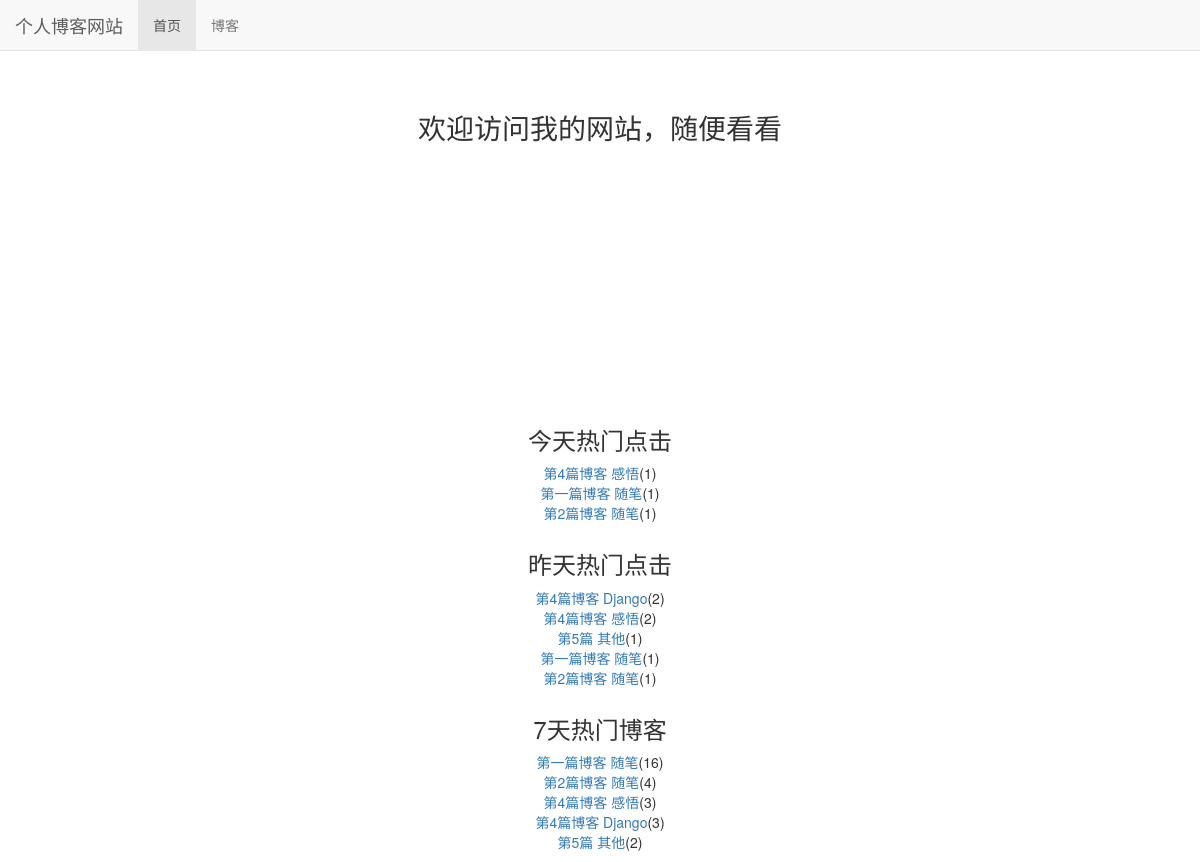
Before: / with the older database file.
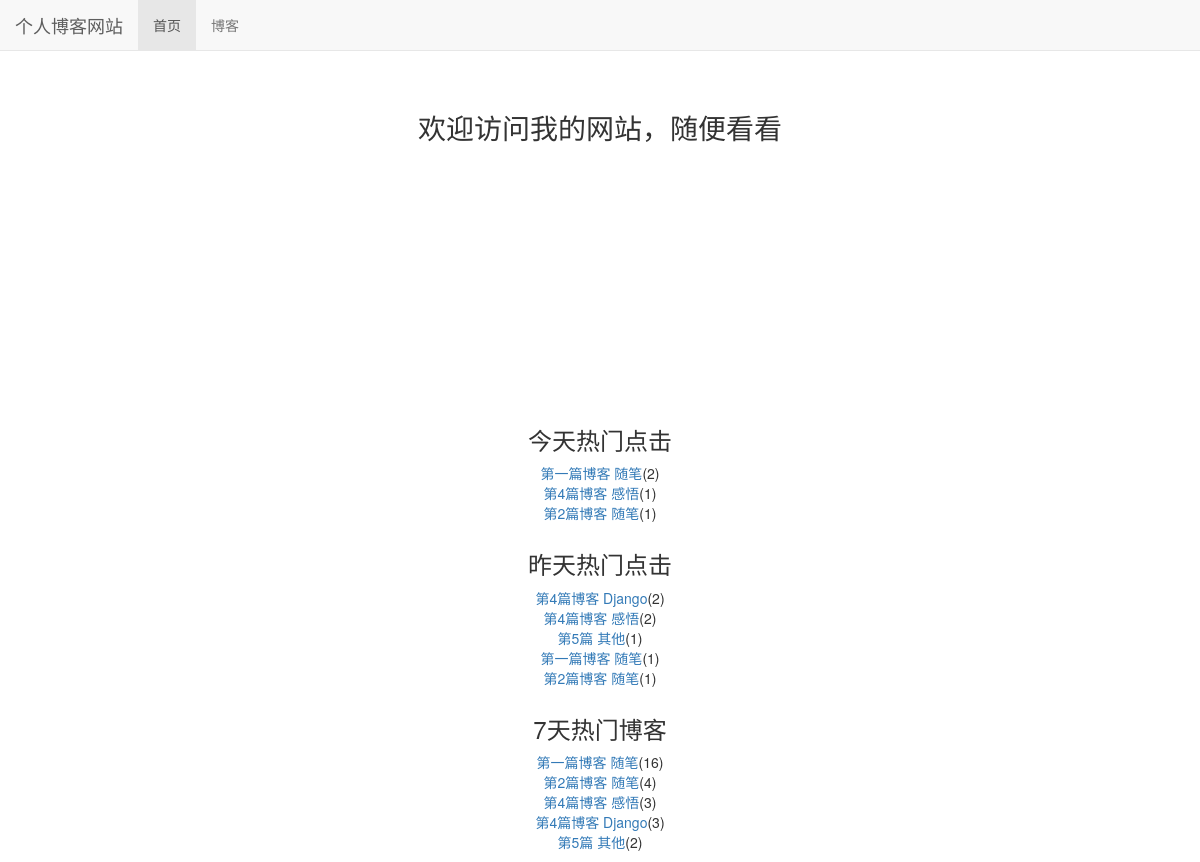
After: the same page with the newer database file.
### read_statistics/models.py (models this page shows)
class ReadDetail(models.Model):
    date = models.DateField(default=timezone.now)
    read_num = models.IntegerField(default=0)
    content_type = models.ForeignKey(ContentType, on_delete=models.CASCADE)
    object_id = models.PositiveIntegerField()
    content_object = GenericForeignKey('content_type', 'object_id')

### blog/models.py (models this page shows, shortened)
class Blog(models.Model, ReadNumExpandMethod):  # 继承 方法
    title = models.CharField(max_length=50)
    blog_type = models.ForeignKey(BlogType, on_delete=models.CASCADE)
    content = RichTextUploadingField()
    author = models.ForeignKey(User, on_delete=models.CASCADE)
    read_details = GenericRelation(ReadDetail)
    created_time = models.DateTimeField(auto_now_add=True)
    last_updated_time = models.DateTimeField(auto_now=True)
    class Meta:
        ordering = ['created_time']

### mysite/views.py (the view)
# urls.py: 2. Add a URL to urlpatterns:  path('', views.home, name='home')
def home(request):
    blog_content_type = ContentType.objects.get_for_model(Blog)
    dates, read_nums = get_seven_days_read_data(blog_content_type)
    today_hot_data = get_today_hot_data(blog_content_type)
    yesterday_hot_data = get_yesterday_hot_data(blog_content_type)
    hot_data_for_7_days = cache.get('hot_data_for_7_days')
    if hot_data_for_7_days is None:
        hot_data_for_7_days = get_7_days_hot_data(blog_content_type)
        cache.set('hot_data_for_7_days', hot_data_for_7_days, 20)
        print('calc')
    else:
        print('use cache')
    context = {}
    context['dates'] = dates
    context['read_nums'] = read_nums
    context['today_hot_data'] = today_hot_data
    context['yesterday_hot_data'] = yesterday_hot_data
    context['hot_data_for_7_days'] = hot_data_for_7_days
    return render(request, 'home.html', context)

### read_statistics/utils.py (called while the page is built)
def get_seven_days_read_data(content_type):
    today = timezone.now().date()
    dates = []
    read_nums = []
    for i in range(6, -1, -1):
        date = today - datetime.timedelta(days=i)
        dates.append(date.strftime('%m/%d'))
        read_details = ReadDetail.objects.filter(
            content_type=content_type, date=date)
        result = read_details.aggregate(read_num_sum=Sum('read_num'))  # 聚合
        read_nums.append(result['read_num_sum'] or 0)  # 空则为0
    return dates, read_nums

def get_today_hot_data(content_type):
    today = timezone.now().date()
    read_details = ReadDetail.objects.filter(
        content_type=content_type, date=today).order_by('-read_num')
    return read_details[:7]  # 取前7条

def get_yesterday_hot_data(content_type):
    today = timezone.now().date()
    yesterday = today - datetime.timedelta(days=1)
    read_details = ReadDetail.objects.filter(
        content_type=content_type, date=yesterday).order_by('-read_num')
    return read_details[:7]

### templates/home.html (shortened to what this page needs)
{% extends "base.html" %}
{% load staticfiles %}
{% block nav_home_active %}active{% endblock %}
{% block header_extends %}
    <link rel="stylesheet" href="{% static 'home.css' %}">
{% endblock header_extends %}
{% block content %}
    <h3 class="home-content">欢迎访问我的网站，随便看看</h3>
    <div id="container"></div>
<div class="hot-data">
    <h3 class="hot_data_title">今天热门点击</h3>
    <ul>
        {% for hot_data in today_hot_data  %}
        <li><a href="{% url 'blog_detail' hot_data.content_object.pk %}">{{ hot_data.content_object.title }}</a>({{ hot_data.read_num }})</li>
        {% empty %}
        <li>今天暂时没有热门博客</li>
        {% endfor %}
    </ul>
</div>
<div class="hot-data">
    <h3>昨天热门点击</h3>
    <ul>
        {% for hot_data in yesterday_hot_data  %}
        <li><a href="{% url 'blog_detail' hot_data.content_object.pk %}">{{ hot_data.content_object.title }}</a>({{ hot_data.read_num }})</li>
        {% empty %}
        <li>昨天没有热门博客</li>
        {% endfor %}
    </ul>
</div>
<div class="hot-data">
    <h3>7天热门博客</h3>
    <ul>
        {% for hot_data in hot_data_for_7_days  %}
        <li><a href="{% url 'blog_detail' hot_data.id %}">{{ hot_data.title }}</a>({{ hot_data.read_num_sum }})</li>
        {% empty %}
        <li>没有热门博客</li>
        {% endfor %}
    </ul>
</div>
{% endblock content %}

Changed rows visible on the page:
changed ReadDetail (number 1 of 8 on the later page): read_num "1" → "2"; moves up the list
